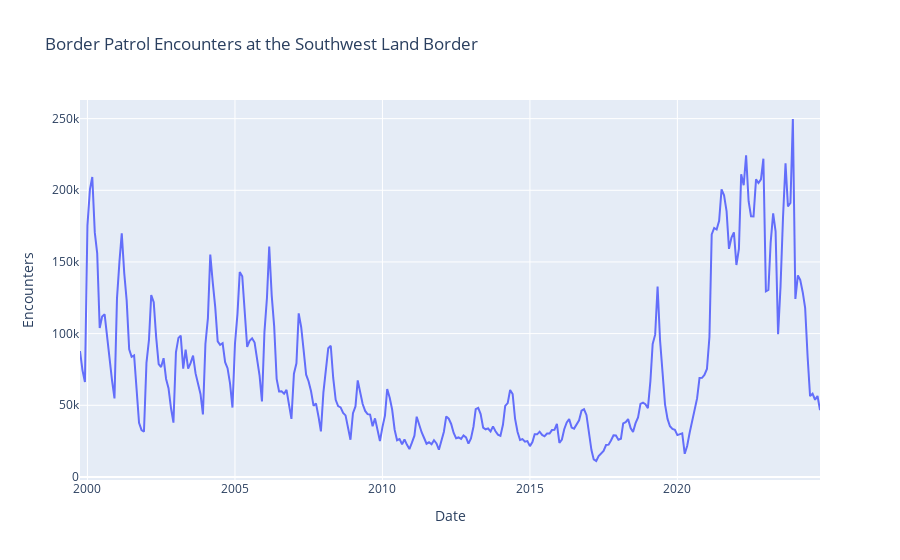

Here is the notebook cell this chart was saved with:
### Code cell
fig = px.line(
    df,
    x="date",
    y="Southwest Land Border",
    title="Border Patrol Encounters at the Southwest Land Border",
    labels={"Southwest Land Border": "Encounters", "date": "Date"},
)

fig.show()
display(Image("2-1.png"))

### Figure 1 — Plotly figure (JSON) as saved in the notebook; plotly's stock layout.template omitted (floating-point values rounded to 4 significant figures; data arrays with more than 128 entries replaced by an {"elided": "..."} marker saying what was removed)
{"data": [{"hovertemplate": "Date=%{x}<br>Encounters=%{y}<extra></extra>", "legendgroup": "", "line": {"color": "#636efa", "dash": "solid"}, "marker": {"symbol": "circle"}, "mode": "lines", "name": "", "orientation": "v", "showlegend": false, "type": "scatter", "x": {"elided": "302 str values"}, "xaxis": "x", "y": {"elided": "302 int values"}, "yaxis": "y"}], "layout": {"legend": {"tracegroupgap": 0}, "title": {"text": "Border Patrol Encounters at the Southwest Land Border"}, "xaxis": {"anchor": "y", "domain": [0, 1], "title": {"text": "Date"}}, "yaxis": {"anchor": "x", "domain": [0, 1], "title": {"text": "Encounters"}}}}
